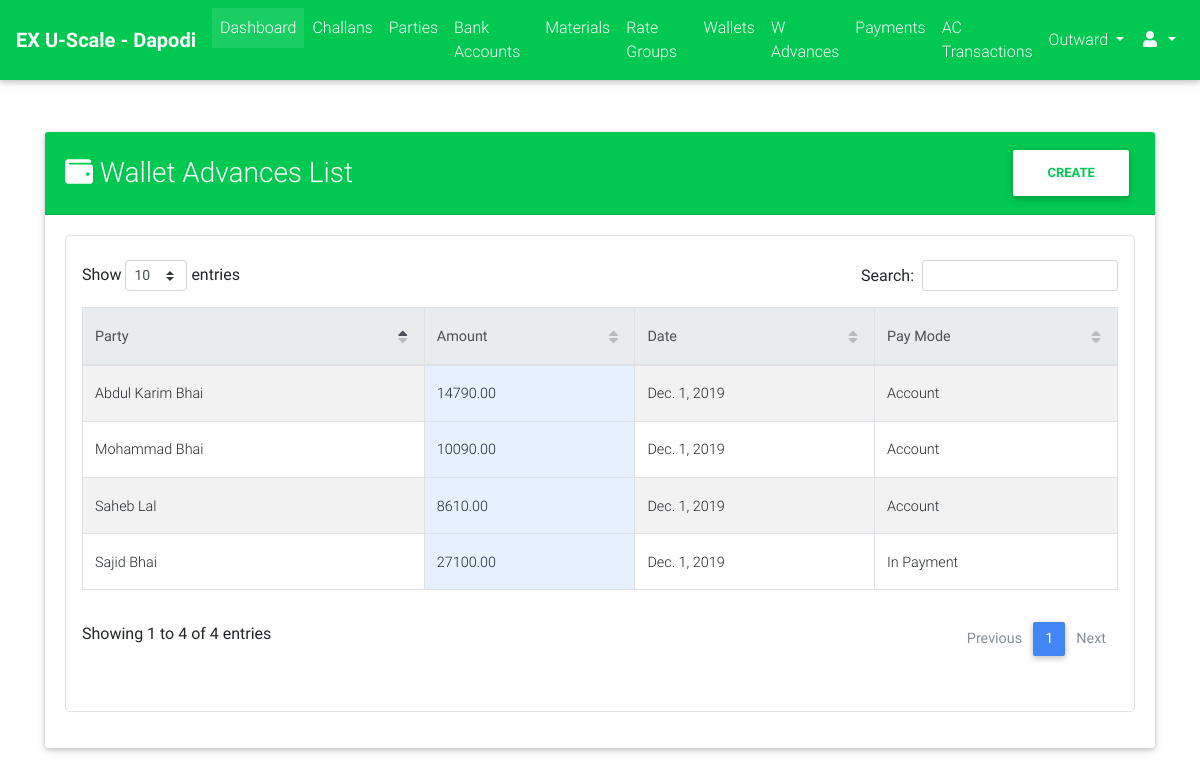
Screenshot of /cms_admin/wallets/wallet_advances/list/ (signed in) with the database file from the repository.
### parties/models.py (models this page shows, shortened)
class WalletAdvance(models.Model):
    GATEWAY_CHOICES = (("CS", "Cash"), ("AC", "Account"), ("IP", "In Payment"))
    wallet = models.ForeignKey(Wallet, verbose_name="Party", on_delete=models.CASCADE)
    amount = models.DecimalField(max_digits=9, decimal_places=2)
    gateway = models.CharField(max_length=2, choices=GATEWAY_CHOICES, default="CS")
    opening_balance = models.DecimalField(default=0.0, max_digits=7, decimal_places=2)
    remaining_balance = models.DecimalField(default=0.0, max_digits=7, decimal_places=2)
    payed_on = models.DateField(verbose_name="Payed On")
    image = models.ImageField(upload_to="parties/wallets/advances/", blank=True, null=True)

class Wallet(models.Model):
    DEDUCT_TYPE_CHOICES = (("FD", "Full Deduct"), ("PD", "Part Deduct"), ("FXD", "Fix Deduct"))
    party = models.ForeignKey(Party, on_delete=models.CASCADE)
    balance = models.DecimalField(max_digits=9, decimal_places=2, default=Decimal(0.00))
    upper_limit = models.DecimalField(max_digits=9, decimal_places=2, default=20000.00)
    deduct_type = models.CharField(max_length=3, choices=DEDUCT_TYPE_CHOICES)
    fixed_amount = models.DecimalField(max_digits=7, decimal_places=2, blank=True, null=True)
    is_active = models.BooleanField(default=True)

class Party(models.Model):
    RATE_TYPE_CHOICES = (("GR", "Group Rate"), ("IR", "Individual Rate"))
    rate_type = models.CharField(max_length=2, choices=RATE_TYPE_CHOICES)
    rate_group = models.ForeignKey("rates.RateGroup", on_delete=models.PROTECT, blank=True, null=True)
    name = models.CharField(max_length=128)
    party_code = models.CharField(max_length=32, blank=True)
    address = models.TextField(blank=True)
    phone = models.CharField(max_length=13)
    whatsapp = models.CharField(max_length=13, blank=True)
    email = models.EmailField(blank=True, null=True)
    extra_info = models.TextField(blank=True)
    is_wallet_party = models.BooleanField(default=False)
    is_active = models.BooleanField(default=True)
    @property
    def get_display_text(self):
        return self.name
    class Meta:
        verbose_name = "Party"
        verbose_name_plural = "Parties"

### cms_admin/views.py (the view)
class WalletAdvanceListView(ExecutiveRequiredMixin, ListView):
    model = WalletAdvance
    context_object_name = "wallet_advances"
    template_name = "cms_admin/wallets/wallet_advances/list.html"
    ordering = "-id"

### cms_admin/views.py (called while the page is built)
    def test_func(self):
        return self.request.user.is_superuser or self.request.user.is_staff

### portal/templatetags/constant_tags.py (called while the page is built)
@register.simple_tag
def get_branch_name():
    return settings.BRANCH_NAME

### cms_admin/templates/cms_admin/wallets/wallet_advances/list.html (shortened to what this page needs)
{% extends "cms_admin/base.html" %}
{% load crispy_forms_tags %}
{% load static %}
{% block custom_links %}
    <link href="{% static "css/addons/datatables.min.css" %}" rel="stylesheet">
    <link href="{% static "css/addons/datatables-select.min.css" %}" rel="stylesheet">
{% endblock %}
{% block content %}
    <br><br>
    <div class="container">
        <div class="card">
            <div class="card-header bg-success font-weight-bold white-text">
                <div class="row">
                    <div class="col-lg-9 m-auto">
                        <h3 class="m-auto"><i class="fa fa-wallet"></i> Wallet Advances List</h3>
                    </div>
                    <div class="col-lg-3">
                        <a class="float-right" href="{% url "cms_admin:wallet_advances_create" %}"><button class="btn btn-white text-success font-weight-bold">Create</button></a>
                    </div>
                </div>
            </div>
            <div class="card-body">
                 <div class="table p-3 border" style="border-radius: 5px">
                     <table id="dt-basic-checkbox" class="table table-striped table-bordered" cellspacing="0" width="100%">
                         <thead class="thead-light">
                            <th class="th-sm">Party</th>
                            <th class="th-sm">Amount</th>
                            <th class="th-sm">Date</th>
                            <th class="th-sm">Pay Mode</th>
                         </thead>
                         <tbody>
                             {% if wallet_advances %}
                                 {% for wallet_advance in wallet_advances %}
                                     <tr>
                                         <td>{{ wallet_advance.wallet.party.get_display_text }}</td>
                                        <td class="bg-info-us">{{ wallet_advance.amount }}</td>
                                        <td>{{ wallet_advance.payed_on }}</td>
                                        <td>{{ wallet_advance.get_gateway_display }}</td>
                                     </tr>
                                 {% endfor %}
                             {% else %}
                                 <span class="text-black-50 font-weight-bold">No Wallet Advances Found</span>
                             {% endif %}
                         </tbody>
                    </table>
                 </div>
            </div>
        </div>
    </div>
{% endblock %}

### portal/static/css/style.css (style rules this page uses)
.bg-info-us { background-color: #e6f0ff!important; }

### rows the page displays
WalletAdvance: wallet.party.get_display_text "Mohammad Bhai", amount "10090.00", payed_on "Dec. 1, 2019", gateway "Account"
WalletAdvance: wallet.party.get_display_text "Sajid Bhai", amount "27100.00", payed_on "Dec. 1, 2019", gateway "In Payment"
WalletAdvance: wallet.party.get_display_text "Saheb Lal", amount "8610.00", payed_on "Dec. 1, 2019", gateway "Account"
WalletAdvance: wallet.party.get_display_text "Abdul Karim Bhai", amount "14790.00", payed_on "Dec. 1, 2019", gateway "Account"
